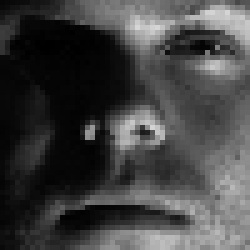
%> input picture CSE152/HW5/person01_32.png, 50 x 50 px (shown 5 times larger)
$ octave P1.m   (GNU Octave 9; MATLAB toolbox functions it lacks are replaced by stand-ins)
%> lines starting %> are read from the running program, lines starting %| are printed output that depends on the picture
### CSE152/HW5/naive_recognition_error_rate.m
%This function takes in both the label and image data of both training and
%testing images. The function returns a list of predicted labels as well as
%the test error rates. Within naive implementation, this method only use
%one nearest neighbor to label the image.
function [predicted_label, error_rate] = naive_recognition_error_rate(...
    trainset, trainlabel,testset, testlabel)
%> called with trainlabel = [1; 2; 2], testset = [], testlabel = []
[H,W] = size(trainset);
%> H = 3; W = 2500
[h1,w1] = size(testset);

predicted_label = zeros(h1,1);

for i = 1 : h1   %for each image in testset
   min = Inf;
   for j = 1 : H
       l2 = l2_norm(testset(i,:), trainset(j,:));
       %find the label with least l2 norm
       if(l2 < min)
            min = l2;
            predicted_label(i) = trainlabel(j);
       end
   end
end

%calcluate the error rate
error = 0;
for i = 1 : h1
    if(predicted_label(i) ~= testlabel(i))
       error = error + 1;
    end
end

error_rate = double(error/h1);

end

### CSE152/HW5/loadSubset.m
function [ imgs, labels ] = loadSubset(subsets, yaleDir)
% loadSubset Load a subset or set of subsets from the yale face database,
% returning a matrix of images
%
% INPUT:
%   subsets:  the index of the subset to load, or a vector of sebset
%      indices.  For example, loadSubset(2) loads subset2, whereas
%      loadSubset([0,1]) loads subset0 and subset1
%   yaleDir:  the path to the yale dataset directory.  If left blank,
%      defaults to 'yaleBfaces'
%
% OUTPUT:
%   imgs: a NXd matrix of images, where N is the number of images and d is
%      the number of pixels in each image
%   labels: a vector of length N, storing the person or class ID of each
%      image

    if nargin < 2,  yaleDir = 'yaleBfaces'; end
    imgs = [];
    labels = [];
    for i=1:length(subsets)
        subsetDir = sprintf('%s/subset%d/', yaleDir, subsets(i));
        files = dir(subsetDir);
        for j=1:length(files)
            [person count] = sscanf(files(j).name, 'person%02d');
            if count == 1
                img = im2double(imread([subsetDir files(j).name]));
                imgs = [imgs; img(:)'];
                labels = [labels; person];
            end
        end
    end
end

### CSE152/HW5/P1.m
clear;
[trainset, trainlabel]=loadSubset(0);
[testset_1,testlabel_1] = loadSubset(1);
[testset_2,testlabel_2] = loadSubset(2);
[testset_3,testlabel_3] = loadSubset(3);
[testset_4,testlabel_4] = loadSubset(4);

[predicted1, error_rate_1] = naive_recognition_error_rate(trainset, trainlabel, testset_1,...
    testlabel_1);

[predicted2, error_rate_2] = naive_recognition_error_rate(trainset, trainlabel, testset_2,...
    testlabel_2);

[predicted3, error_rate_3] = naive_recognition_error_rate(trainset, trainlabel, testset_3,...
    testlabel_3);

[predicted4, error_rate_4] = naive_recognition_error_rate(trainset, trainlabel, testset_4,...
    testlabel_4);

person01_32 = imread('person01_32.png');
%> person01_32 is the input picture: size 50x50 uint8; min 0, max 214, mean 66.8
person04_02_train = imread('person04_02.png');
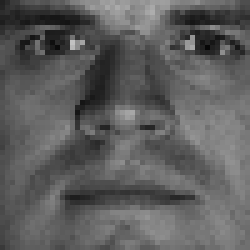
%> input picture CSE152/HW5/person04_02.png, 50 x 50 px (shown 5 times larger)
%> person04_02_train is the input picture: size 50x50 uint8; min 7, max 194, mean 94
imshow([person04_02_train person01_32])
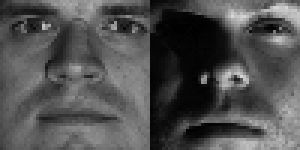
%> displayed picture: size 50x100, on the screen's scale of 0 to 255 (shown 3 times larger); min 0, max 214, mean 80.4
person01_31 = imread('person01_31.png');
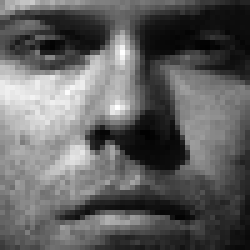
%> input picture CSE152/HW5/person01_31.png, 50 x 50 px (shown 5 times larger)
%> person01_31 is the input picture: size 50x50 uint8; min 1, max 255, mean 96.9
person04_01_train = imread('person04_01.png');
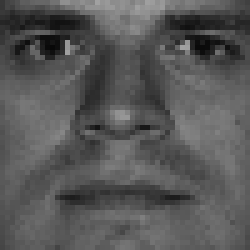
%> input picture CSE152/HW5/person04_01.png, 50 x 50 px (shown 5 times larger)
%> person04_01_train is the input picture: size 50x50 uint8; min 8, max 161, mean 87.7
imshow([person04_01_train person01_31])
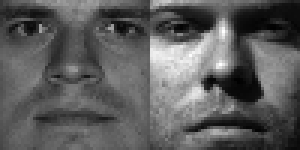
%> displayed picture: size 50x100, on the screen's scale of 0 to 255 (shown 3 times larger); min 1, max 255, mean 92.3
